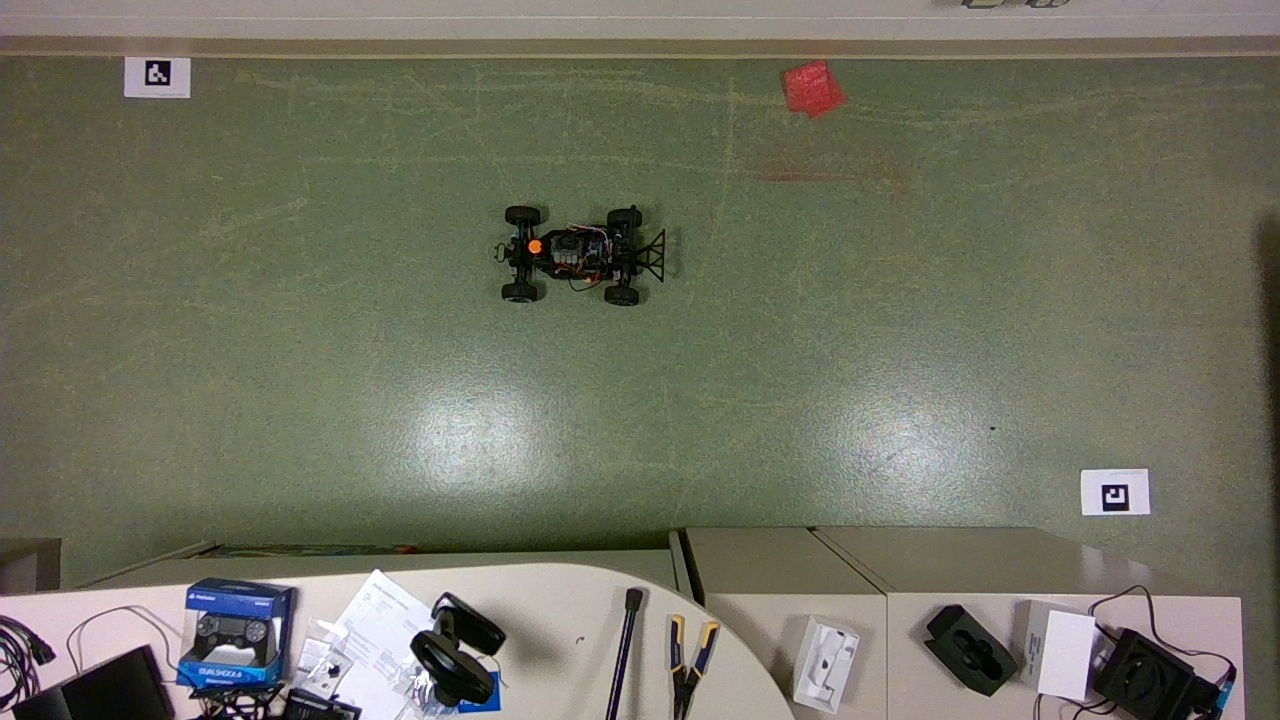
#> input picture color_image.jpg, 1280 x 720 px
$ python -i car_detect.py   (imports and definitions only)
#> lines starting #> are read from the running program, lines starting #| are printed output that depends on the picture; after the words box and inside, x2 and y2 are one past the last pixel; in counts of white or black regions, pixels touching at a corner belong together
#> further down, picture is the input picture: shape (720, 1280, 3); mean B, G, R 96.9, 112.2, 111.7
import cv2
import cv2.aruco as aruco
import numpy as np
import time
import pyrealsense2 as rs
mean = np.array([[ 11.84773451],
       [189.57628242],
       [202.92571685]])
sd= np.array([[ 1.98283479],
       [29.94064935],
       [16.40455596]])
sd_mod = np.array([[ 1.98283479],
       [29.94064935*2.3],
       [16.40455596*2.3]])
def find_orange_lidar(color_image):
    # 1. Convert to HSV
    hsv = cv2.cvtColor(color_image, cv2.COLOR_BGR2HSV)
#> hsv: shape (720, 1280, 3); mean H, S, V 43.2, 53.7, 116.3

    # 246 534
    # 2. Define "Orange" range (OpenCV Hue is 0-179)
    # Orange is typically Hue 10-25.
    # You might need to tune these values!
    lower_orange = mean - 2*sd_mod
    upper_orange = mean + 2*sd_mod

    # 3. Create a Mask (Binary Image)
    # White pixels = Orange, Black = Everything else
    mask = cv2.inRange(hsv, lower_orange, upper_orange)
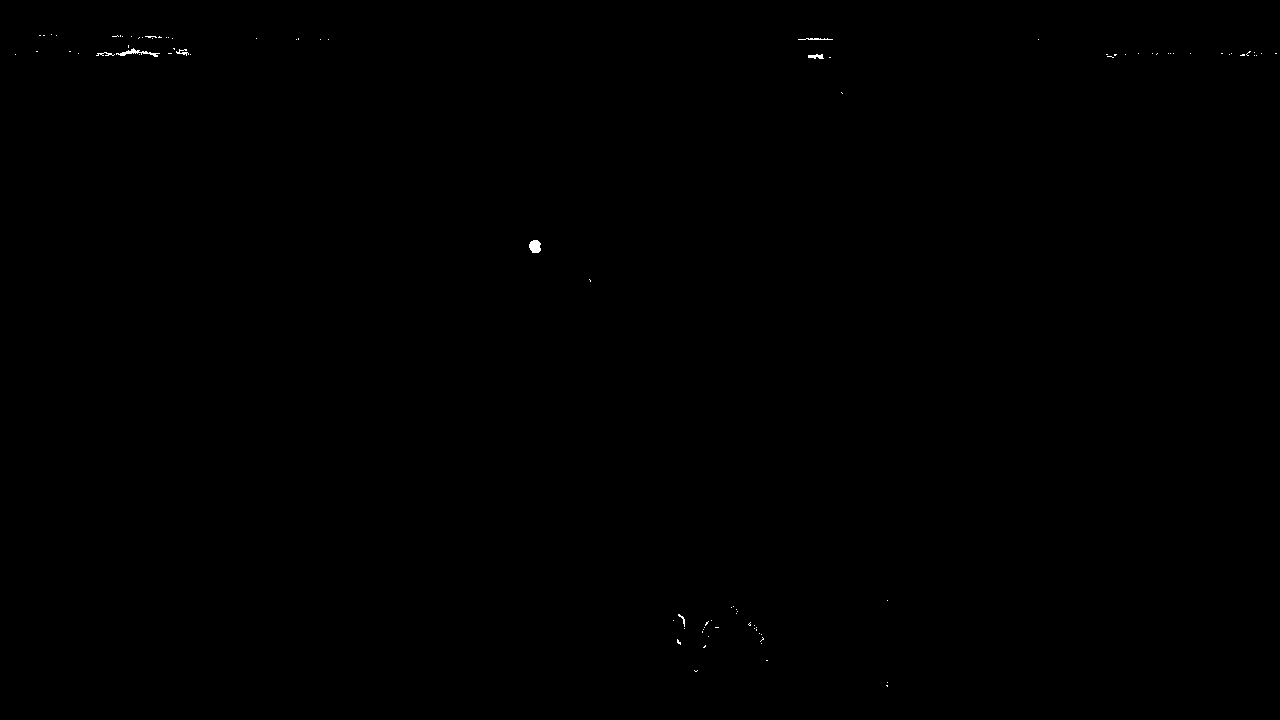
#> mask: shape (720, 1280); 0.07% white; 92 white regions (85 under 20 px), largest, box (x1, y1, x2, y2) and area: (529, 240, 541, 253) 126, (116, 48, 160, 57) 125, (808, 54, 824, 59) 54
    cv2.imshow("Orange Mask", mask)


    # 4. Clean up noise (Morphological Operations)
    # This removes tiny accidental orange specs
    kernel = np.ones((3, 3), np.uint8)

    mask = cv2.erode(mask, kernel, iterations=2)
#> mask: shape (720, 1280); 0% white; 1 white region, box (x1, y1, x2, y2) and area: (532, 242, 538, 251) 41
    mask = cv2.dilate(mask, kernel, iterations=1)
#> mask: shape (720, 1280); 0.01% white; 1 white region, box (x1, y1, x2, y2) and area: (531, 241, 539, 252) 75

    kernel2 = np.ones((5, 5), np.uint8)
    mask = cv2.dilate(mask, kernel2, iterations=1)
#> mask: shape (720, 1280); 0.02% white; 1 white region


    # 5. Find Contours
    contours, _ = cv2.findContours(mask, cv2.RETR_TREE, cv2.CHAIN_APPROX_SIMPLE)
#> contours = 1 contour; box (x1, y1, x2, y2) and area: (529, 239, 541, 254) 144

    if contours:
        # Find the largest contour (assuming the car is the biggest orange thing)
        c = max(contours, key=cv2.contourArea)
#> c = contour of 11 points, box (x1, y1, x2, y2) (529, 239, 541, 254), area 144

        # Get the Minimum Enclosing Circle
        ((x, y), radius) = cv2.minEnclosingCircle(c)
#> x = 534.8; y = 246.3; radius = 7.92

        # Optional: Filter by size to avoid false positives
        if True:
            # Draw for visualization
            cv2.circle(color_image, (int(x), int(y)), int(radius), (0, 255, 255), 2)
#> color_image: shape (720, 1280, 3); 0.01% of pixels changed, all inside (x1, y1, x2, y2) = (526, 238, 543, 255)
            cv2.circle(color_image, (int(x), int(y)), 5, (0, 0, 255), -1)
#> color_image: shape (720, 1280, 3); mean B, G, R 96.9, 112.2, 111.7
            cv2.imshow("Orange Car Detection", color_image)

            return (int(x), int(y)), radius

    return None, None

>>> import cv2
>>> picture = cv2.imread('color_image.jpg')
>>> result = find_orange_lidar(picture)
#> result = ((534, 246), 7.92)
